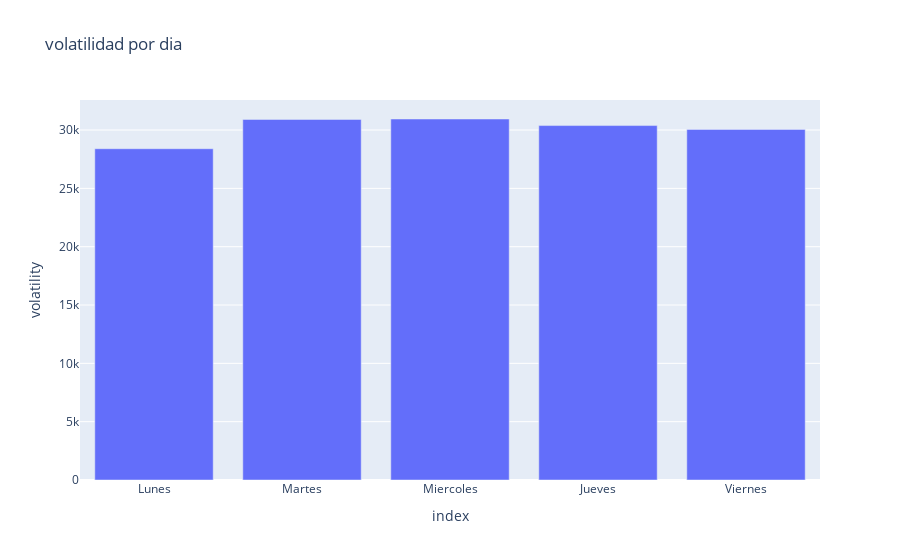

Notebook cell for this chart:
### Markdown cell above
grafico de volatilidad por dia.

El valor con mayor volatilidad es el dia Miercoles

### Code cell
fig3 = px.bar(volatilidad_dia, x=volatilidad_dia.index, y='volatility', title='volatilidad por dia')
fig3.show()

### Figure 1 — Plotly figure (JSON) as saved in the notebook; plotly's stock layout.template omitted (floating-point values rounded to 4 significant figures)
{"data": [{"alignmentgroup": "True", "hovertemplate": "index=%{x}<br>volatility=%{y}<extra></extra>", "legendgroup": "", "marker": {"color": "#636efa", "pattern": {"shape": ""}}, "name": "", "offsetgroup": "", "orientation": "v", "showlegend": false, "textposition": "auto", "type": "bar", "x": ["Lunes", "Martes", "Miercoles", "Jueves", "Viernes"], "xaxis": "x", "y": [28400.0, 30910.0, 30950.0, 30380.0, 30060.0], "yaxis": "y"}], "layout": {"barmode": "relative", "legend": {"tracegroupgap": 0}, "title": {"text": "volatilidad por dia"}, "xaxis": {"anchor": "y", "domain": [0, 1], "title": {"text": "index"}}, "yaxis": {"anchor": "x", "domain": [0, 1], "title": {"text": "volatility"}}}}
